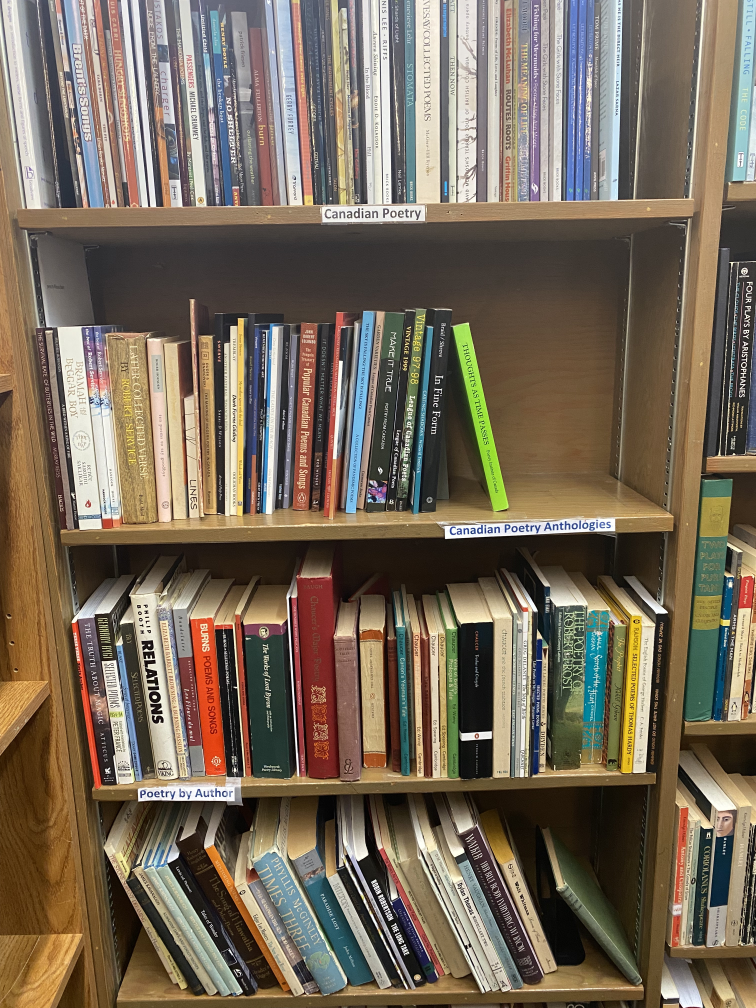
#> input picture backend/image_recognition/images/test4.jpeg, 3024 x 4032 px (shown at 1/4 size)
$ python shelves.py
#> lines starting #> are read from the running program, lines starting #| are printed output that depends on the picture; after the words box and inside, x2 and y2 are one past the last pixel; in counts of white or black regions, pixels touching at a corner belong together
#> further down, image is the input picture: shape (4032, 3024, 3); mean B, G, R 89.2, 105.5, 118.2
### backend/image_recognition/utils.py
"""
Utilities for image segmentation
"""

import cv2
import math
import numpy as np
from typing import List, Tuple

Point = Tuple[float, float]
Line = Tuple[Point, Point]

def resize_img(image, new_width=1200):
    """Resizes to width while maintaining the aspect ratio"""
#> called with new_width = 1200
    img = image.copy()
    img_ht, img_wd, _ = img.shape
    ratio = img_ht / img_wd
    new_height = math.ceil(new_width * ratio)
    img = cv2.resize(img, (new_width, new_height))
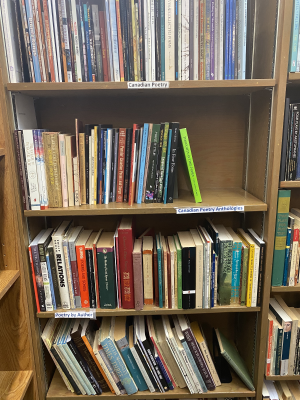
#> img: shape (1600, 1200, 3) (shown at 1/4 size); mean B, G, R 89.1, 105.3, 118.1
    return img

def polarlines_to_startendpts(lines, length):
    """
    Converts a line that is described by an angle and distance from origin
    to a line that is described by its start and end points.
    """
    points = []

    for line in lines:

        # Set the r and theta values for this line.
        r, theta = line[0]

        # Unit vector in direction of closest point on the line.
        a = np.cos(theta)
        b = np.sin(theta)

        # Perp unit vector to above unit vector (aka the unit direction vector of the line)
        c = b
        d = -a

        # Closest point to origin that is on the line
        x0 = a * r
        y0 = b * r

        # Compute start and end points of the line by
        x1 = int(x0 - (length)*c)
        y1 = int(y0 - (length)*d)
        x2 = int(x0 + (length)*c)
        y2 = int(y0 + (length)*d)

        points.append(((x1, y1), (x2, y2)))

    # Add a vertical line at the end and start of the image
    # points.append(((wd, 0), (wd, ht)))
    # points.append(((0, 0), (0, ht)))

    return points

def dist(x: Point, y: Point):
    """Return max distance between two lines x coords and y coords"""
    return max(abs(x[0]-y[0]), abs(x[1]-y[1]))

def group_lines(lines, tolerance=100):
    """Group lines if they are within tolerance pixels in the use coordinate"""
    groups = []
    for line in lines:
        added = 0
        for group in groups:
            print(line[0], group[0][0], dist(line[0], group[0][0]))
            if dist(line[0], group[0][0]) < tolerance:
                group.append(line)
                added = 1
                break
        if added == 0:
            groups.append([line])
    return groups

def average_lines(grouped_lines):
    """Find the average line in each group of lines"""
    averaged_lines = []
    for group in grouped_lines:
        left_points = [line[0] for line in group]
        x_left = [pt[0] for pt in left_points]
        y_left = [pt[1] for pt in left_points]
        avg_x_left = int(sum(x_left) / len(x_left))
        avg_y_left = int(sum(y_left) / len(y_left))

        right_points = [line[1] for line in group]
        x_right = [pt[0] for pt in right_points]
        y_right = [pt[1] for pt in right_points]
        avg_x_right = int(sum(x_right) / len(x_right))
        avg_y_right = int(sum(y_right) / len(y_right))
        averaged_lines.append(((x_left[0], y_left[0]), (x_right[0], y_right[0])))
        # averaged_lines.append(((avg_x_left, avg_y_left), (avg_x_right, avg_y_right)))

    return averaged_lines

def smooth_lines(lines: List[List[Line]], tolerance=100) -> List[Line]:
    """Groups then averages a list of groups of lines"""
    groups = group_lines(sorted(lines, key=lambda x: x[0][0]), tolerance=tolerance)
    avg_lines = average_lines(groups)
    return avg_lines

def rescale_lines(lines, original_img_shape, resized_img_shape):
    img_ht, img_wd, _ = original_img_shape
    resized_img_ht, resized_img_wd, _ = resized_img_shape
    ratio_ht = img_ht / resized_img_ht
    ratio_wd = img_wd / resized_img_wd

    resized_lines = []

    for line in lines:
        ((x1, y1), (x2, y2)) = line

        x1_original = int(x1 * ratio_wd)
        y1_original = int(y1 * ratio_ht)
        x2_original = int(x2 * ratio_wd)
        y2_original = int(y2 * ratio_ht)

        resized_lines.append(((x1_original, y1_original), (x2_original, y2_original)))

    return resized_lines

# [28 lines left out: function crop_spines, not called in this run]

### backend/image_recognition/shelves.py
"""
Segment image into separate shelves
"""

import os
import cv2
import numpy as np
import matplotlib.pyplot as plt

from utils import *

images_path = "images"
image_name = "test4.jpeg"

image = cv2.imread(os.path.join(images_path, image_name))

img = np.copy(image)

img = resize_img(image)

ht, wd, channels = img.shape

# Convert to grayscale as color is not required
gray = cv2.cvtColor(img, cv2.COLOR_BGR2GRAY)
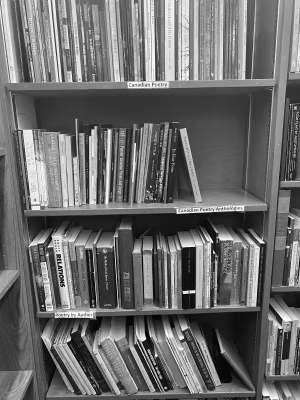
#> gray: shape (1600, 1200) (shown at 1/4 size); min 0, max 255, mean 107.3

# Blur to remove noise when calling Canny
blur = cv2.GaussianBlur(gray, (21, 21), 3)
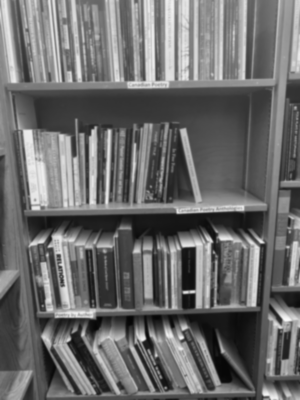
#> blur: shape (1600, 1200) (shown at 1/4 size); min 5, max 250, mean 107.3

# Find candidate edges
edges = cv2.Canny(blur, 50, 40)
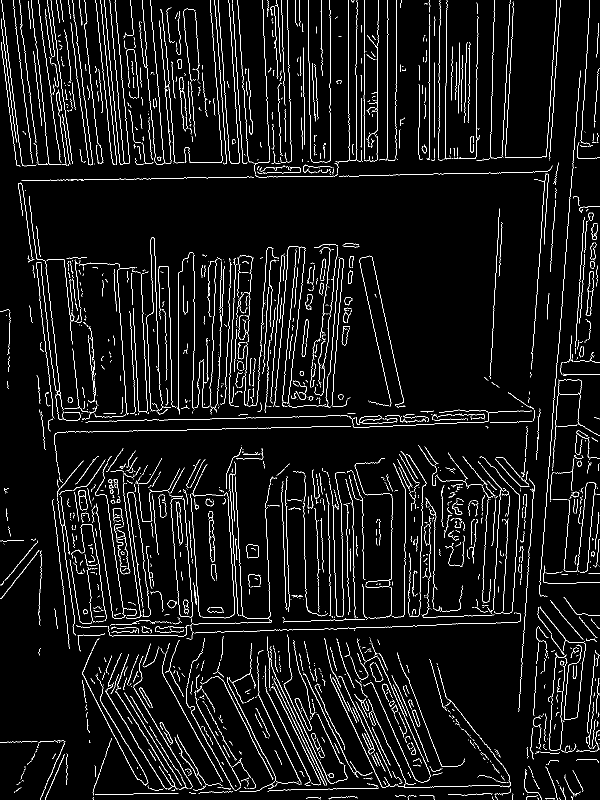
#> edges: shape (1600, 1200) (shown at 1/2 size); 5.1% white in thin lines or dots

# Pronounce the desired edge directions
kernel = [[0, 0, 0, 0, 0, 0, 0, 0],
          [0, 0, 0, 0, 0, 0, 0, 0],
          [0, 0, 0, 0, 0, 0, 0, 0],
          [1, 1, 1, 1, 1, 1, 1, 1],
          [0, 0, 0, 0, 0, 0, 0, 0],
          [0, 0, 0, 0, 0, 0, 0, 0],
          [0, 0, 0, 0, 0, 0, 0, 0]]

kernel = np.array(kernel, dtype=np.uint8)
erosion = cv2.erode(edges, kernel, iterations=1)
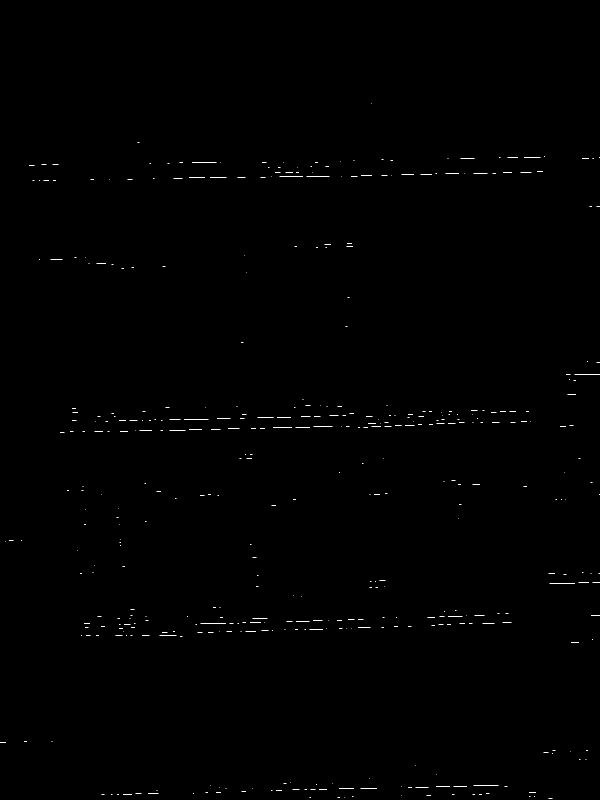
#> erosion: shape (1600, 1200) (shown at 1/2 size); 0.2% white in thin lines or dots, all inside (x1, y1, x2, y2) = (0, 207, 1200, 1597)

# Run the hough line algorithm
lines = cv2.HoughLines(erosion, 1, np.pi/180, 80)
#> lines = [[363, 1.55], [866, 1.55], [1279, 1.54], [1588, 1.55], [845, 1.55], [332, 1.55], [1263, 1.54], [892, 1.52], [1603, 1.54]]

# Convert the lines to start and end points
lines = polarlines_to_startendpts(lines, wd)
#> the loop in polarlines_to_startendpts, `for line in lines:` made 9 passes
#> (r, theta, a, b, c, d, x0, y0) on passes 1 to 7: (363, 1.55, 0.0175, 1, 1, -0.0175, 6.34, 362.9), (866, 1.55, 0.0175, 1, 1, -0.0175, 15.11, 865.9), (1279, 1.54, 0.0349, 0.999, 0.999, -0.0349, 44.64, 1278.2), (1588, 1.55, 0.0175, 1, 1, -0.0175, 27.71, 1587.8), (845, 1.55, 0.0175, 1, 1, -0.0175, 14.75, 844.9), (332, 1.55, 0.0175, 1, 1, -0.0175, 5.79, 331.9), (1263, 1.54, 0.0349, 0.999, 0.999, -0.0349, 44.08, 1262.2)
#> after the loop in polarlines_to_startendpts, `for line in lines:`: points = 9 items
#> lines = 9 items

# Group the lines then find average in each group
lines = smooth_lines(lines)
#> the loop in group_lines, `for line in lines:` made 9 passes
#> line on passes 1 to 8: ((-1194, 352), (1205, 311)), ((-1193, 383), (1206, 342)), ((-1185, 865), (1214, 823)), ((-1184, 886), (1214, 844)), ((-1172, 1608), (1227, 1566)), ((-1155, 1304), (1243, 1220)), ((-1154, 1320), (1243, 1236)), ((-1151, 953), (1245, 827))
#> (printed output is left out)
#> after the loop in group_lines, `for line in lines:`: group = [((-1172, 1608), (1227, 1566)), ((-1143, 1643), (1255, 1560))]; groups = 4 items
#> the loop in average_lines, `for group in grouped_lines:` made 4 passes
#> (left_points, x_left, y_left, avg_x_left, avg_y_left, right_points, x_right, y_right) on passes 2 to 3: ([(-1185, 865), (-1184, 886), (-1151, 953)], [-1185, -1184, -1151], [865, 886, 953], -1173, 901, [(1214, 823), (1214, 844), (1245, 827)], [1214, 1214, 1245], [823, 844, 827]), ([(-1172, 1608), (-1143, 1643)], [-1172, -1143], [1608, 1643], -1157, 1625, [(1227, 1566), (1255, 1560)], [1227, 1255], [1566, 1560])
#> after the loop in average_lines, `for group in grouped_lines:`: averaged_lines = [((-1194, 352), (1205, 311)), ((-1185, 865), (1214, 823)), ((-1172, 1608), (1227, 1566)), ((-1155, 1304), (1243, 1220))]
#> in smooth_lines, `avg_lines = average_lines(groups)`: avg_lines has the same summary as averaged_lines in average_lines
#> lines has the same summary as averaged_lines in average_lines

# Rescale to the original image size
lines = rescale_lines(lines, image.shape, img.shape)
#> the loop in rescale_lines, `for line in lines:` made 4 passes
#> (x1, y1, x2, y2, x1_original, y1_original, x2_original, y2_original) on passes 1 to 4: (-1194, 352, 1205, 311, -3008, 887, 3036, 783), (-1185, 865, 1214, 823, -2986, 2179, 3059, 2073), (-1172, 1608, 1227, 1566, -2953, 4052, 3092, 3946), (-1155, 1304, 1243, 1220, -2910, 3286, 3132, 3074)
#> after the loop in rescale_lines, `for line in lines:`: resized_lines = [((-3008, 887), (3036, 783)), ((-2986, 2179), (3059, 2073)), ((-2953, 4052), (3092, 3946)), ((-2910, 3286), (3132, 3074))]
#> lines has the same summary as resized_lines in rescale_lines

# Plot the lines on the image
for line in lines:
    ((x1, y1), (x2, y2)) = line
    image = cv2.line(image, (x1, y1), (x2, y2), (255, 255, 255), 20)
#> this loop made 4 passes
#> (x1, y1, x2, y2) on passes 1 to 4: (-3008, 887, 3036, 783), (-2986, 2179, 3059, 2073), (-2953, 4052, 3092, 3946), (-2910, 3286, 3132, 3074)
#> pass 3, `image = cv2.line(image, (x1, y1), (x2, y2), (255, 255, 255), 20)`:
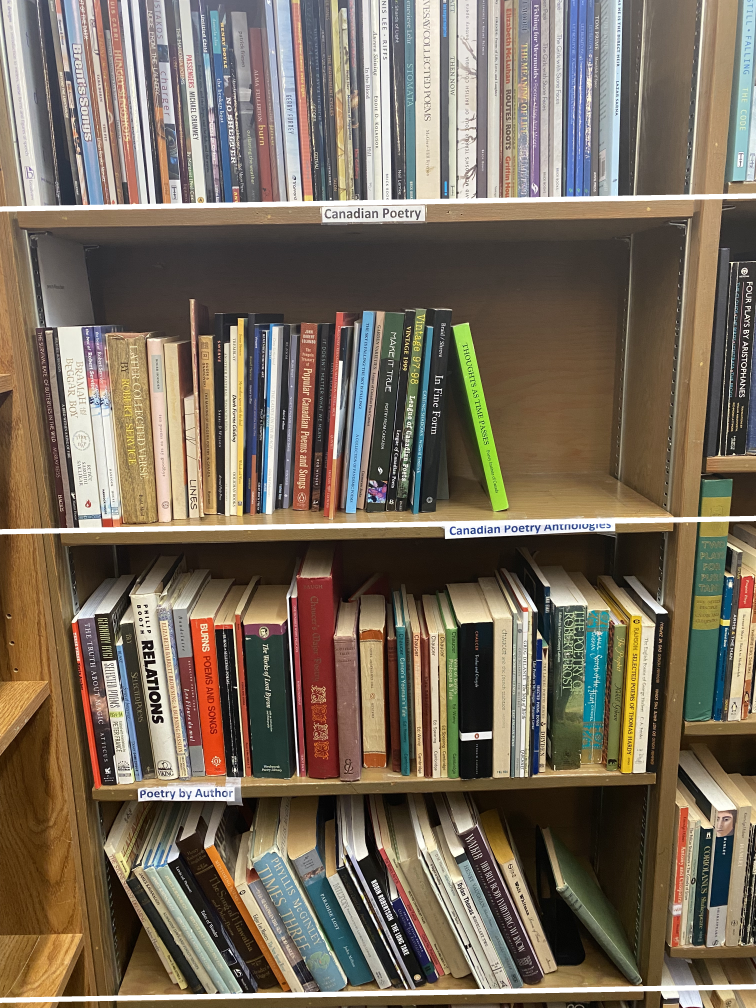
#> image: shape (4032, 3024, 3) (shown at 1/4 size); mean B, G, R 91.4, 107.3, 119.7
plt.figure(figsize=(10, 10))
plt.imshow(image)
plt.show()

# [15 lines of commented-out code are left out]
